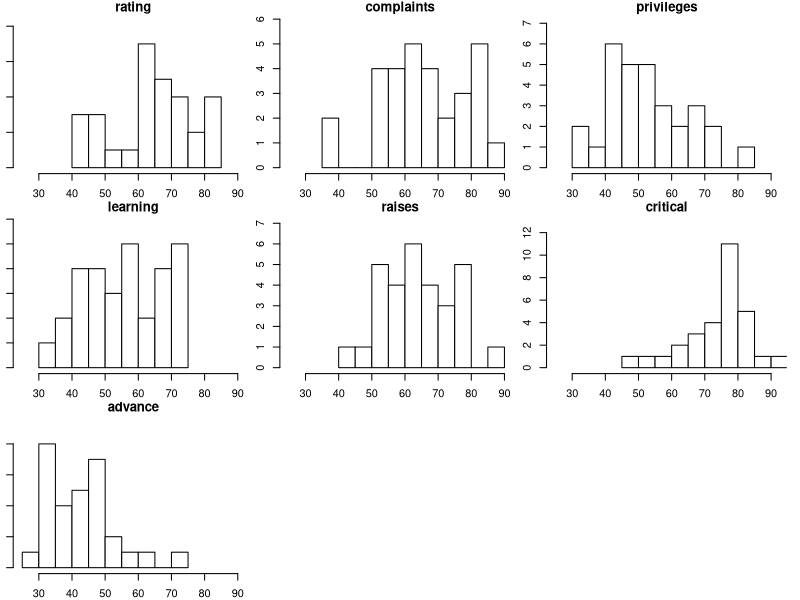
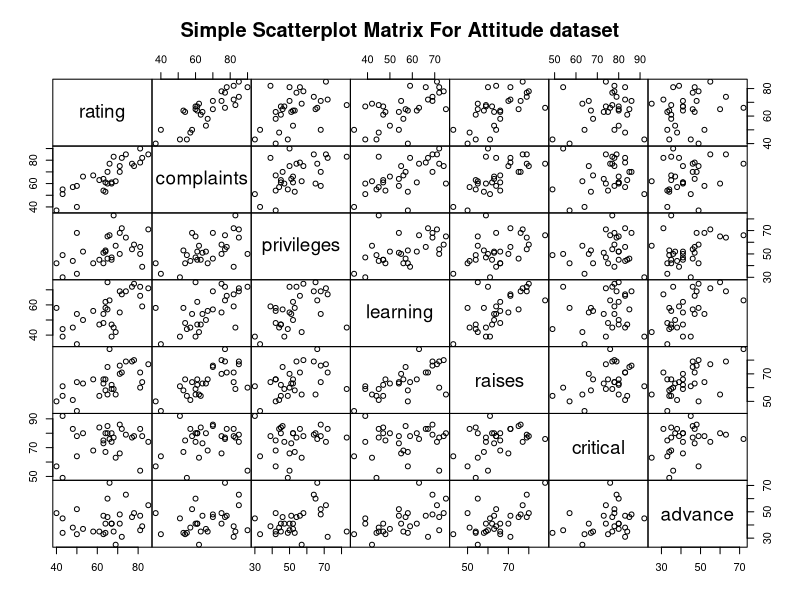
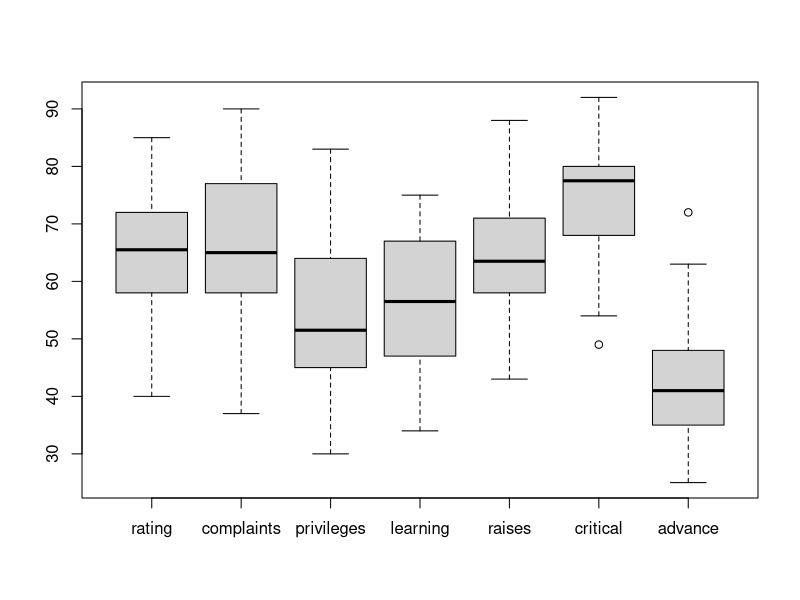

These figures' R source, in order:
## ---- chunk 1
knitr::opts_chunk$set(echo = TRUE)
## ---- chunk 2
library(psych)
library(ggplot2, warn.conflicts = FALSE)
## ---- chunk 3
summary(attitude)
## ---- chunk 4
cor(attitude)
## ---- chunk 5
multi.hist(attitude, freq = TRUE, breaks = 10)
## ---- chunk 6
pairs(attitude, panel=points, gap=0, main="Simple Scatterplot Matrix For Attitude dataset")

## ---- chunk 7
boxplot(attitude)
